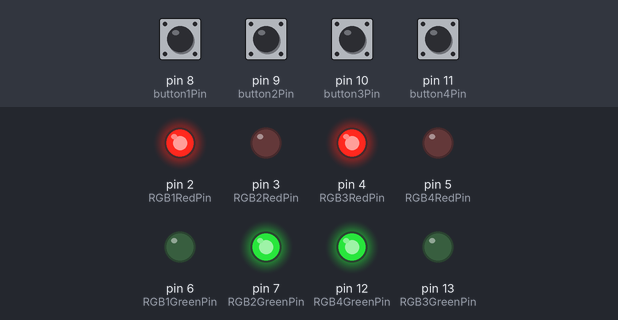
A sketch run on a simulated Arduino Uno, built with avr-gcc and run on an emulated ATmega328P. On the bench: output pins drawn as LEDs (lit = HIGH). The test bench sets the inputs (shaded band); at power-on: pin 8 (button1Pin), pin 9 (button2Pin), pin 10 (button3Pin), pin 11 (button4Pin) LOW. What the sketch prints to the serial monitor is not drawn.

Above: at 11.9 s.
At 16.4 s:
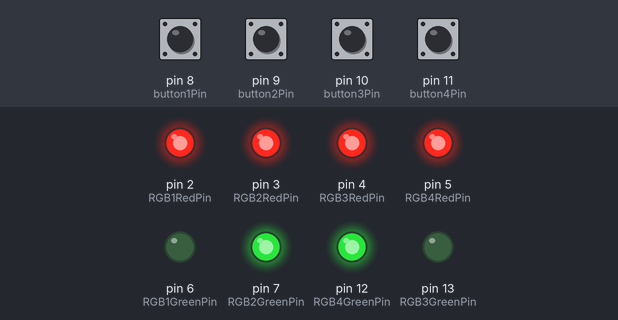
At 22.3 s:
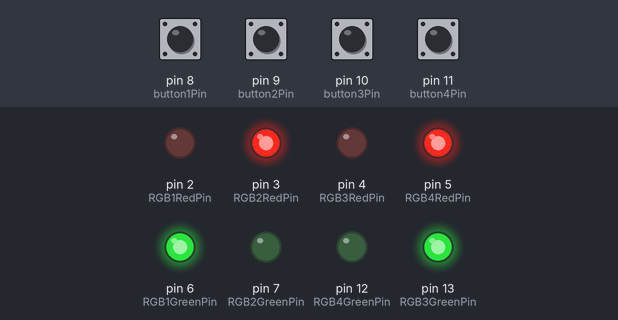
At 26.8 s:
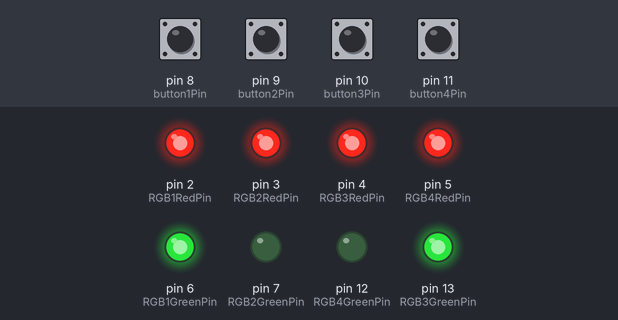
At 28.5 s:
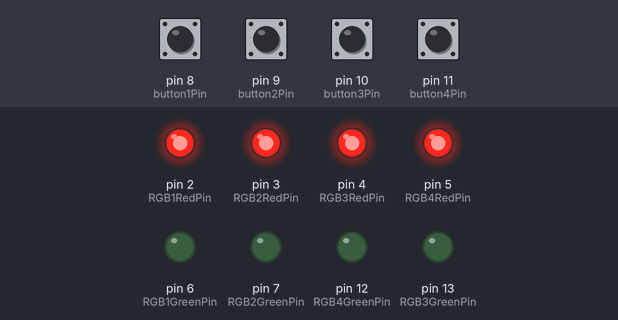
Timing chart, 0 to 35.6 s (numbered marks = the images above):
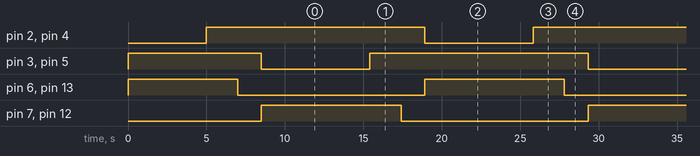

Measured:
- by itself, pin 2 (RGB1RedPin), pin 3 (RGB2RedPin), pin 4 (RGB3RedPin), pin 5 (RGB4RedPin): alternates HIGH for 13.9 s and LOW for 6.9 s
- by itself, pin 6 (RGB1GreenPin), pin 7 (RGB2GreenPin), pin 12 (RGB4GreenPin), pin 13 (RGB3GreenPin): alternates HIGH for 8.9 s and LOW for 11.9 s
- by itself, everything shown: repeats every 20.8 s, in 6 steps

The sketch:

final_project.ino
```cpp
//Button pins
int button1Pin = 8;
int button2Pin = 9;
int button3Pin = 10;
int button4Pin = 11;

//Red Pins
int RGB1RedPin = 2; // 1
int RGB2RedPin = 3; // 2
int RGB3RedPin = 4; // 3
int RGB4RedPin = 5; // 4

//Green pins
int RGB1GreenPin = 6; // 1
int RGB2GreenPin = 7; // 2
int RGB3GreenPin = 13; // 3
int RGB4GreenPin = 12; // 4

//Misc.
int yellowDelay = 2000;
int greenDelay = 1500;
int buttonLag = 5000;

int circle = 0;
int flag = 0;

void setup()
{
    pinMode(RGB1RedPin, OUTPUT);
    pinMode(RGB2RedPin, OUTPUT);
    pinMode(RGB3RedPin, OUTPUT);
    pinMode(RGB4RedPin, OUTPUT);
    pinMode(RGB1GreenPin, OUTPUT);
    pinMode(RGB2GreenPin, OUTPUT);
    pinMode(RGB3GreenPin, OUTPUT);
    pinMode(RGB4GreenPin, OUTPUT);
    Serial.begin(9600);
    horizontalGo();
}

void loop()
{

    rotation();

    if (flag == 0)
    {
        //If top right or bottom left buttons is pressed, this code executes
        if (digitalRead(button1Pin) == HIGH || digitalRead(button4Pin) == HIGH)
        {
          	flag = 1;
          	circle = 0;
          	Serial.println(flag);
            verticalGo();
        }
    }

    else if (flag == 1)
    {
        //If top left or bottom right buttons is pressed, this code executes
        if (digitalRead(button2Pin) == HIGH || digitalRead(button3Pin) == HIGH)
        {
          	flag = 0;
          	circle = 0;
          	Serial.println(flag);
            horizontalGo();
        }
    }

}

//Setting up the colors for the north and south lights

void horizontalRed()
{
    digitalWrite(RGB2GreenPin, LOW);
    digitalWrite(RGB2RedPin, HIGH);

    digitalWrite(RGB4GreenPin, LOW);
    digitalWrite(RGB4RedPin, HIGH);
}

void horizontalYellow()
{
    digitalWrite(RGB2GreenPin, HIGH);
    digitalWrite(RGB2RedPin, HIGH);

    digitalWrite(RGB4GreenPin, HIGH);
    digitalWrite(RGB4RedPin, HIGH);
}

void horizontalGreen()
{
    digitalWrite(RGB2GreenPin, HIGH);
    digitalWrite(RGB2RedPin, LOW);

    digitalWrite(RGB4GreenPin, HIGH);
    digitalWrite(RGB4RedPin, LOW);
}


//Setting up the colors for the west and east lights.

void verticalRed()
{
    digitalWrite(RGB1GreenPin, LOW);
    digitalWrite(RGB1RedPin, HIGH);

    digitalWrite(RGB3GreenPin, LOW);
    digitalWrite(RGB3RedPin, HIGH);
}

void verticalYellow()
{
    analogWrite(RGB1GreenPin, 255);
    analogWrite(RGB1RedPin, 255);

    analogWrite(RGB3GreenPin, 255);
    analogWrite(RGB3RedPin, 255);
}

void verticalGreen()
{
    digitalWrite(RGB1GreenPin, HIGH);
    digitalWrite(RGB1RedPin, LOW);

    digitalWrite(RGB3GreenPin, HIGH);
    digitalWrite(RGB3RedPin, LOW);
}

void horizontalGo()
{
    //Light from previous state
        verticalGreen();
        horizontalRed();

        delay(buttonLag);

        //Lights turning yellow, then red from the previous
        verticalYellow();

        delay(yellowDelay);

        //Main light for walking
        verticalRed();

        //Give a bit of time for those running the red light
        delay(greenDelay);

        horizontalGreen();
}

void verticalGo()
{
    //Light from previous state goes on for another 5 seconds
        verticalRed();
        horizontalGreen();

        delay(buttonLag);

        //Yellow flashes for 2 seconds
        horizontalYellow();

        delay(yellowDelay);

        //You can now cross
        horizontalRed();

        //Give a bit of time for those running the red light
        delay(greenDelay);

        verticalGreen();

}

void rotation()
{
    circle += 1;
    Serial.println(circle);
  	Serial.println(flag);

    if (circle > 250)
    {
        if (flag == 0)
        {
          	flag = 1;
          	Serial.println(flag);
            verticalGo();

        }

        else if (flag == 1)
        {
          	flag = 0;
          	Serial.println(flag);
            horizontalGo();

        }
        circle = 0;
    }
}
```
